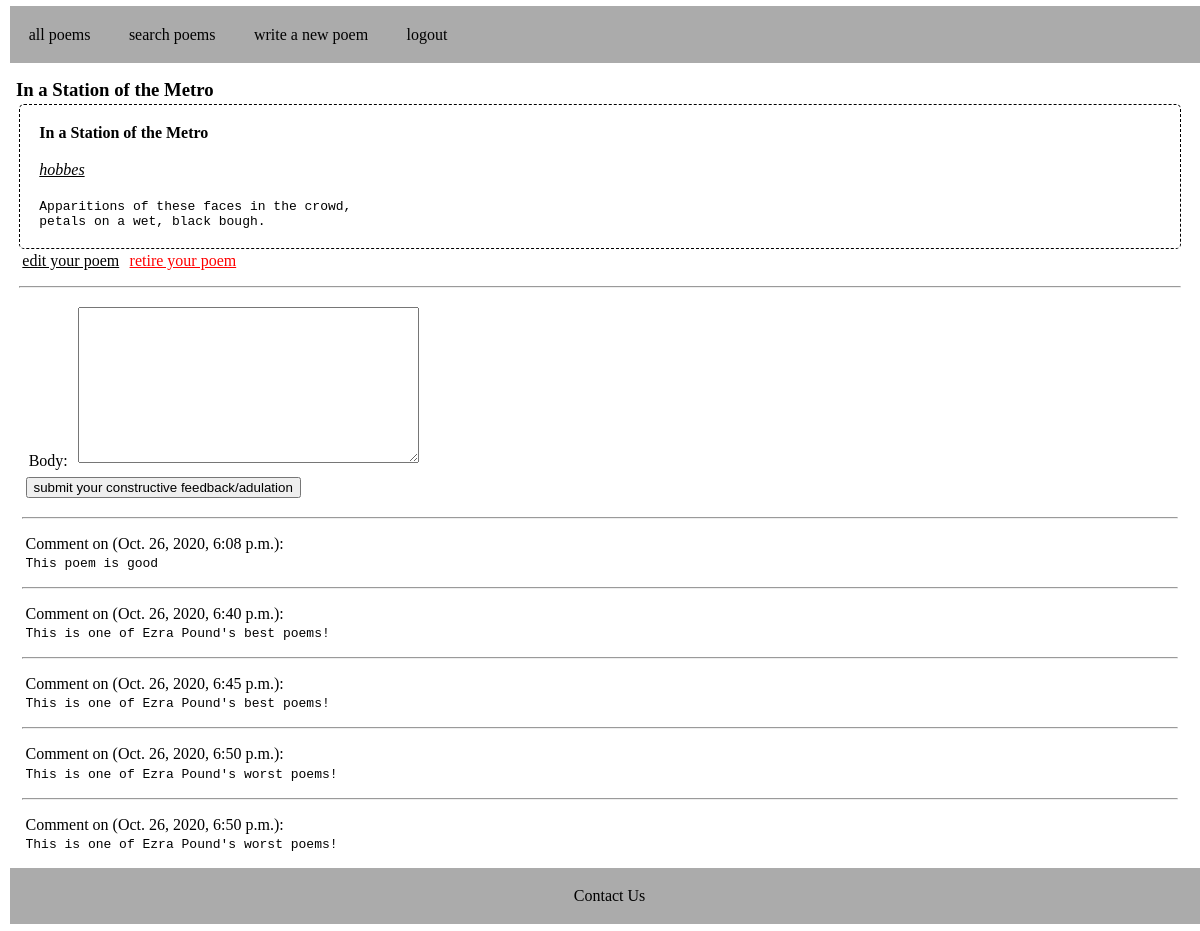
The page /poems/1/ (signed in) on the database its author committed.
### poems/models.py (models this page shows, shortened)
class Poem(models.Model):
    title = models.CharField(max_length=255)
    body = models.TextField()
    author = models.ForeignKey(User, on_delete=models.CASCADE)
    favorites = models.ManyToManyField(User, related_name="favorites")
    @property
    def comments(self):
        return Comment.objects.filter(poem=self)

class Comment(models.Model):
    timestamp = models.DateTimeField(auto_now_add=True)
    body = models.TextField()
    poem = models.ForeignKey('Poem', on_delete=models.CASCADE)

### poems/views.py (the view, shortened to what this page needs)
# urls.py: path('poems/<int:pk>/', poems_views.poems_detail, name='poems_detail'),
def poems_detail(request, pk):
    poem = get_object_or_404(Poem, pk=pk)
    """
    try:
        poem = Poem.objects.get(pk=pk)

    except Exception as e:
        raise HTTTP404Exception
    """
    comments = poem.comments
    if request.method == "GET":
        form = CommentForm()
        return render(request, "poems/poems_detail.html", {"poem": poem, "comments": comments, "form": form})

### poems/forms.py
class CommentForm(forms.ModelForm):
    class Meta:
        model = Comment
        fields = [
            'body'
        ]

### templates/poems/poems_detail.html (shortened to what this page needs)
{% extends "base.html" %}
{% block content %}
<h3>{{ poem.title }}</h3>
<div class="poem-wrapper">
    <div class='poem-container'>
        <h4>{{ poem.title }}</h4>
        <p class='poem-author'>{{ poem.author }}</p>
        <p class='poem-body'><pre>{{ poem.body }}</pre></p>
    </div>
    {% if request.user.is_authenticated and request.user == poem.author %}
        <p>
            <a href="{% url 'edit_poem' pk=poem.pk %}">edit your poem</a>
            <a href="{% url 'delete_poem' pk=poem.pk %}" style="color:red;">retire your poem</a>
        </p>
    {% endif %}
    <hr>
    <div class="comments-container">
        <form id="make-comment-form" action="{% url 'poems_detail' pk=poem.pk %}" method="POST">
            {{ form.as_p }}
            <input type="submit" value="submit your constructive feedback/adulation">
        </form>
        {% for comment in comments %}
            <hr>
            <div class='poem-comment-container'>
                <p class='timestamp'>Comment on ({{ comment.timestamp }}): <pre>{{ comment.body }}</pre></p>
            </div>
        {% endfor %}
    </div>
</div>
{% endblock %}

### static/css/style.css (style rules this page uses)
* { font-style: sans-serif; box-sizing: border-box; margin: .2rem; }
a { color: black; }
.poem-container { border: 1px dashed black; border-radius: 5px; padding: 1rem; }
.poem-author { text-decoration: underline; font-style: italic; margin-bottom: 1.2rem; margin-top: 1.2rem; }
.poem-body { margin: 1rem; margin-bottom: 1.2rem; }
hr { margin-top: 1rem; margin-bottom: 1rem; }

### rows shown on the page
Poem: title "In a Station of the Metro", author "hobbes", body "Apparitions of these faces in the crowd, petals on a wet, black bough."
Comment: timestamp "Oct. 26, 2020, 6:08 p.m.", body "This poem is good"
Comment: timestamp "Oct. 26, 2020, 6:40 p.m.", body "This is one of Ezra Pound's best poems!"
Comment: timestamp "Oct. 26, 2020, 6:45 p.m.", body "This is one of Ezra Pound's best poems!"
Comment: timestamp "Oct. 26, 2020, 6:50 p.m.", body "This is one of Ezra Pound's worst poems!"
Comment: timestamp "Oct. 26, 2020, 6:50 p.m.", body "This is one of Ezra Pound's worst poems!"
